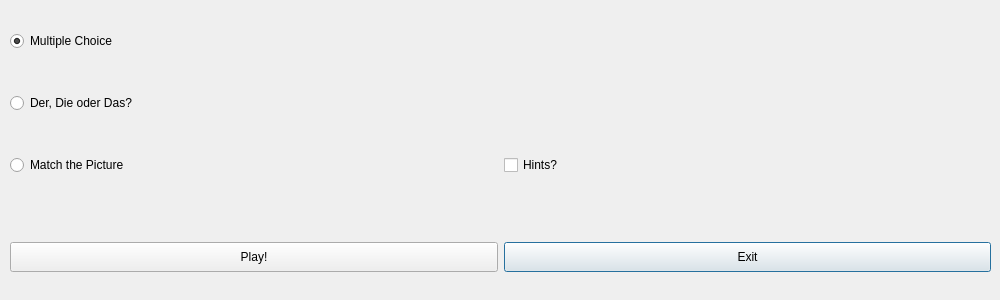
<?xml version="1.0" encoding="UTF-8"?>
<ui version="4.0">
 <class>MainWindow</class>
 <widget class="QDialog" name="MainWindow">
  <property name="geometry">
   <rect>
    <x>0</x>
    <y>0</y>
    <width>1000</width>
    <height>300</height>
   </rect>
  </property>
  <property name="sizePolicy">
   <sizepolicy hsizetype="Minimum" vsizetype="Minimum">
    <horstretch>0</horstretch>
    <verstretch>0</verstretch>
   </sizepolicy>
  </property>
  <property name="minimumSize">
   <size>
    <width>600</width>
    <height>300</height>
   </size>
  </property>
  <property name="windowTitle">
   <string>Vocabulary Practice!</string>
  </property>
  <widget class="QWidget" name="gridLayoutWidget">
   <property name="geometry">
    <rect>
     <x>10</x>
     <y>0</y>
     <width>981</width>
     <height>301</height>
    </rect>
   </property>
   <layout class="QGridLayout" name="gridLayout" rowminimumheight="30,30,30,30,0" columnminimumwidth="120,120">
    <property name="sizeConstraint">
     <enum>QLayout::SetDefaultConstraint</enum>
    </property>
    <item row="2" column="1">
     <widget class="QCheckBox" name="hintsCheckBox">
      <property name="text">
       <string>Hints?</string>
      </property>
     </widget>
    </item>
    <item row="4" column="1">
     <widget class="QPushButton" name="exitButton">
      <property name="minimumSize">
       <size>
        <width>120</width>
        <height>30</height>
       </size>
      </property>
      <property name="text">
       <string>Exit</string>
      </property>
     </widget>
    </item>
    <item row="4" column="0">
     <widget class="QPushButton" name="playButton">
      <property name="minimumSize">
       <size>
        <width>120</width>
        <height>30</height>
       </size>
      </property>
      <property name="text">
       <string>Play!</string>
      </property>
     </widget>
    </item>
    <item row="2" column="0">
     <widget class="QRadioButton" name="matchThePicRadioButton">
      <property name="minimumSize">
       <size>
        <width>120</width>
        <height>30</height>
       </size>
      </property>
      <property name="text">
       <string>Match the Picture</string>
      </property>
     </widget>
    </item>
    <item row="0" column="0">
     <widget class="QRadioButton" name="multipleChoiceGameRadioButton">
      <property name="minimumSize">
       <size>
        <width>120</width>
        <height>30</height>
       </size>
      </property>
      <property name="text">
       <string>Multiple Choice</string>
      </property>
      <property name="checked">
       <bool>true</bool>
      </property>
     </widget>
    </item>
    <item row="1" column="0">
     <widget class="QRadioButton" name="derDieOderDasRadioButton">
      <property name="minimumSize">
       <size>
        <width>120</width>
        <height>30</height>
       </size>
      </property>
      <property name="text">
       <string>Der, Die oder Das?</string>
      </property>
     </widget>
    </item>
   </layout>
  </widget>
 </widget>
 <resources/>
 <connections/>
</ui>
